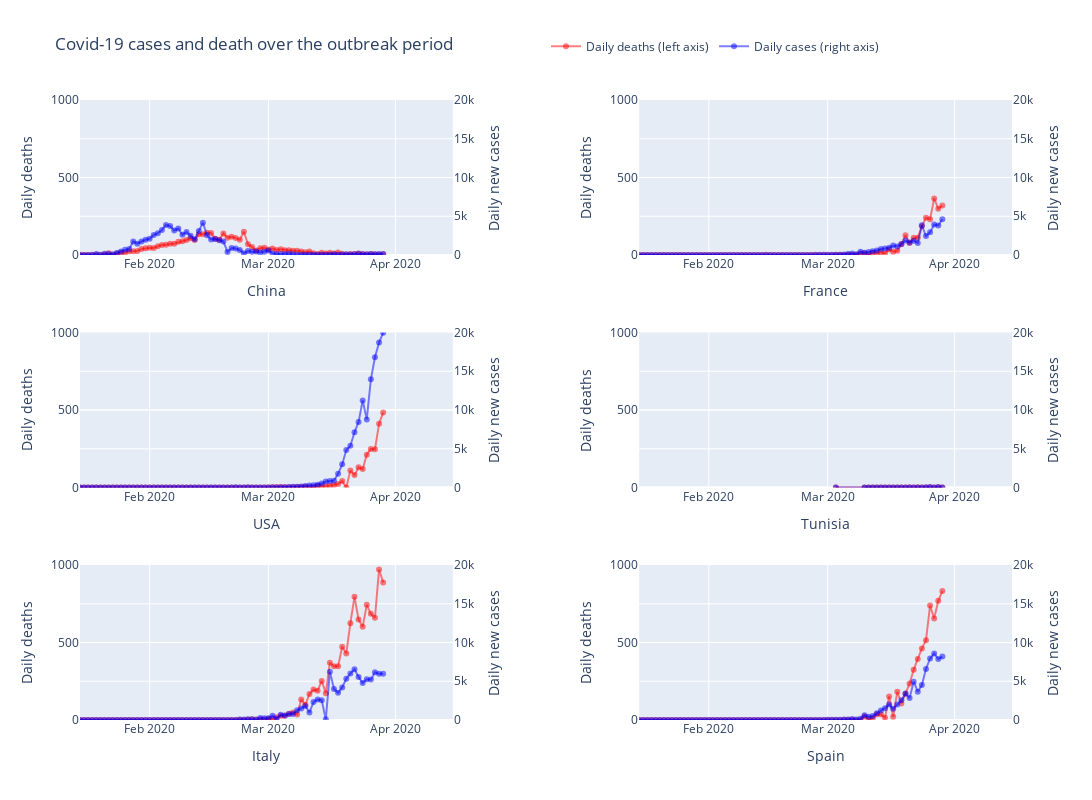

The notebook cell this image was saved under:
### Code cell
#plotting number of cases and number of deaths for different countries
# all charts using same scale for ease of comparison
# number of death are on the left y-axis. 

# Add traces
trace1 = go.Scatter(
        x=df_china.index, 
        y=df_china['deaths'],
        mode='lines+markers',
        name='Daily deaths (left axis)',
        line_color='rgba(256, 0, 0, .5)',
)
trace2 = go.Scatter(
        x=df_china.index, 
        y=df_china['cases'],
        mode='lines+markers',
        name='Daily cases (right axis)',
        line_color='rgba(0, 0, 256, .5)',
        yaxis='y2'
)
trace3 = go.Scatter(
        x=df_france.index, 
        y=df_france['deaths'],
        mode='lines+markers',
        name='Daily deaths',
        showlegend=False,
        line_color='rgba(256, 0, 0, .5)',
        xaxis='x2',
        yaxis='y3'
)
trace4 = go.Scatter(
        x=df_france.index, 
        y=df_france['cases'],
        mode='lines+markers',
        name='Daily cases',
        line_color='rgba(0, 0, 256, .5)',
        xaxis='x2',
        yaxis='y4',
        showlegend=False,
)
trace5 = go.Scatter(
        x=df_usa.index, 
        y=df_usa['deaths'],
        mode='lines+markers',
        name='Daily deaths',
        line_color='rgba(256, 0, 0, .5)',
        xaxis='x3',
        yaxis='y5',
        showlegend=False,
)
trace6 = go.Scatter(
        x=df_usa.index, 
        y=df_usa['cases'],
        mode='lines+markers',
        name='Daily cases',
        line_color='rgba(0, 0, 256, .5)',
        xaxis='x3',
        yaxis='y6',
        showlegend=False,
)
trace7 = go.Scatter(
        x=df_tunisia.index, 
        y=df_tunisia['deaths'],
        mode='lines+markers',
        name='Daily deaths',
        line_color='rgba(256, 0, 0, .5)',
        xaxis='x4',
        yaxis='y7',
        showlegend=False,
)
trace8 = go.Scatter(
        x=df_tunisia.index, 
        y=df_tunisia['cases'],
        mode='lines+markers',
        name='Daily cases',
        line_color='rgba(0, 0, 256, .5)',
        xaxis='x4',
        yaxis='y8',
        showlegend=False,
)


trace9 = go.Scatter(
        x=df_italy.index, 
        y=df_italy['deaths'],
        mode='lines+markers',
        name='Daily deaths',
        line_color='rgba(256, 0, 0, .5)',
        xaxis='x5',
        yaxis='y9',
        showlegend=False,
)

trace10 = go.Scatter(
        x=df_italy.index, 
        y=df_italy['cases'],
        mode='lines+markers',
        name='Daily cases',
        line_color='rgba(0, 0, 256, .5)',
        xaxis='x5',
        yaxis='y10',
        showlegend=False,
)

trace11 = go.Scatter(
        x=df_spain.index, 
        y=df_spain['deaths'],
        mode='lines+markers',
        name='Daily deaths',
        line_color='rgba(256, 0, 0, .5)',
        xaxis='x6',
        yaxis='y11',
        showlegend=False,
)
trace12 = go.Scatter(
        x=df_spain.index, 
        y=df_spain['cases'],
        mode='lines+markers',
        name='Daily cases',
        line_color='rgba(0, 0, 256, .5)',
        xaxis='x6',
        yaxis='y12',
        showlegend=False,
)

data = [trace1, trace2, trace3, trace4, trace5, trace6, trace7, trace8, trace9, trace10, trace11, trace12]

layout = go.Layout(
    title='Covid-19 cases and death over the outbreak period',
    legend=dict(x=.5, y=1.11, orientation="h"), 
    width=1100,
    height=800,
    
    # Top left
    xaxis=dict(
        title='China',
        domain=[0, 0.4],
        range=['2020-01-15', '2020-04-15'],
    ),
    yaxis=dict(
        title='Daily deaths',
        #type='log',
        range=[0,1000],
        domain=[0.75, 1],
        anchor='x'
    ),
    yaxis2=dict(
        title = 'Daily new cases',
        #type='log',
        range=[0,20000],
        overlaying='y',
        side='right'
    ),
    

    # Top right
    xaxis2=dict(
        title='France',
        range=['2020-01-15', '2020-04-15'],
        domain=[0.6, 1.0],
        anchor='y3'
    ),
    yaxis3=dict(
        #type='log',
        title = 'Daily deaths',
        domain=[0.75, 1],
        anchor='x2',
        range=[0,1000],

    ),
    yaxis4=dict(
        title = 'Daily new cases',
        domain=[0.6, 1.0],
        overlaying='y3',
        range=[0,20000],
        side='right',
        anchor='x2'
    ),

    # middle left
    xaxis3=dict(
        title='USA',
        range=['2020-01-15', '2020-04-15'],
        domain=[0, 0.4],
        anchor='y5'
    ),
    yaxis5=dict(
        #type='log',
        title = 'Daily deaths',
        domain=[0.375, 0.625],
        range=[0,1000],
        anchor='x3'
    ),
    yaxis6=dict(
        title = 'Daily new cases',
        domain=[0.375, 0.625],
        overlaying='y5',
        range=[0,20000],
        side='right',
        anchor='x3'
    ),

    # middle right
    xaxis4=dict(
        title='Tunisia',
        range=['2020-01-15', '2020-04-15'],
        domain=[0.6, 1.0],
        anchor='y7'
    ),
    yaxis7=dict(
        #type='log',
        title = 'Daily deaths',
        domain=[0.375, 0.625],
        range=[0,1000],
        anchor='x4'
    ),
    yaxis8=dict(
        title = 'Daily new cases',
        domain=[0.375, 0.625],
        overlaying='y7',
        range=[0,20000],
        side='right',
        anchor='x4'
    ),
    
    # Bottom left
    xaxis5=dict(
        title='Italy',
        range=['2020-01-15', '2020-04-15'],
        domain=[0, 0.4],
        anchor='y9'
    ),
    yaxis9=dict(
        #type='log',
        title = 'Daily deaths',
        domain=[0, 0.25],
        range=[0,1000],
        anchor='x5'
    ),
    yaxis10=dict(
        title = 'Daily new cases',
        domain=[0, 0.25],
        overlaying='y9',
        range=[0,20000],
        side='right',
        anchor='x5'
    ),
    
    # Bottom bottom right
    xaxis6=dict(
        title='Spain',
        range=['2020-01-15', '2020-04-15'],
        domain=[0.6, 1.0],
        anchor='y11'
    ),
    yaxis11=dict(
        #type='log',
        title = 'Daily deaths',
        domain=[0, 0.25],
        range=[0,1000],
        anchor='x6'
    ),
    yaxis12=dict(
        title = 'Daily new cases',
        domain=[0, 0.25],
        overlaying='y11',
        range=[0,20000],
        side='right',
        anchor='x6'
    )
    
)
fig = go.Figure(data=data, layout=layout)


fig.show()


#py.plot(data, filename = 'basic-line', auto_open=True)

#py.plot(data, filename='privacy-public', sharing='public')
